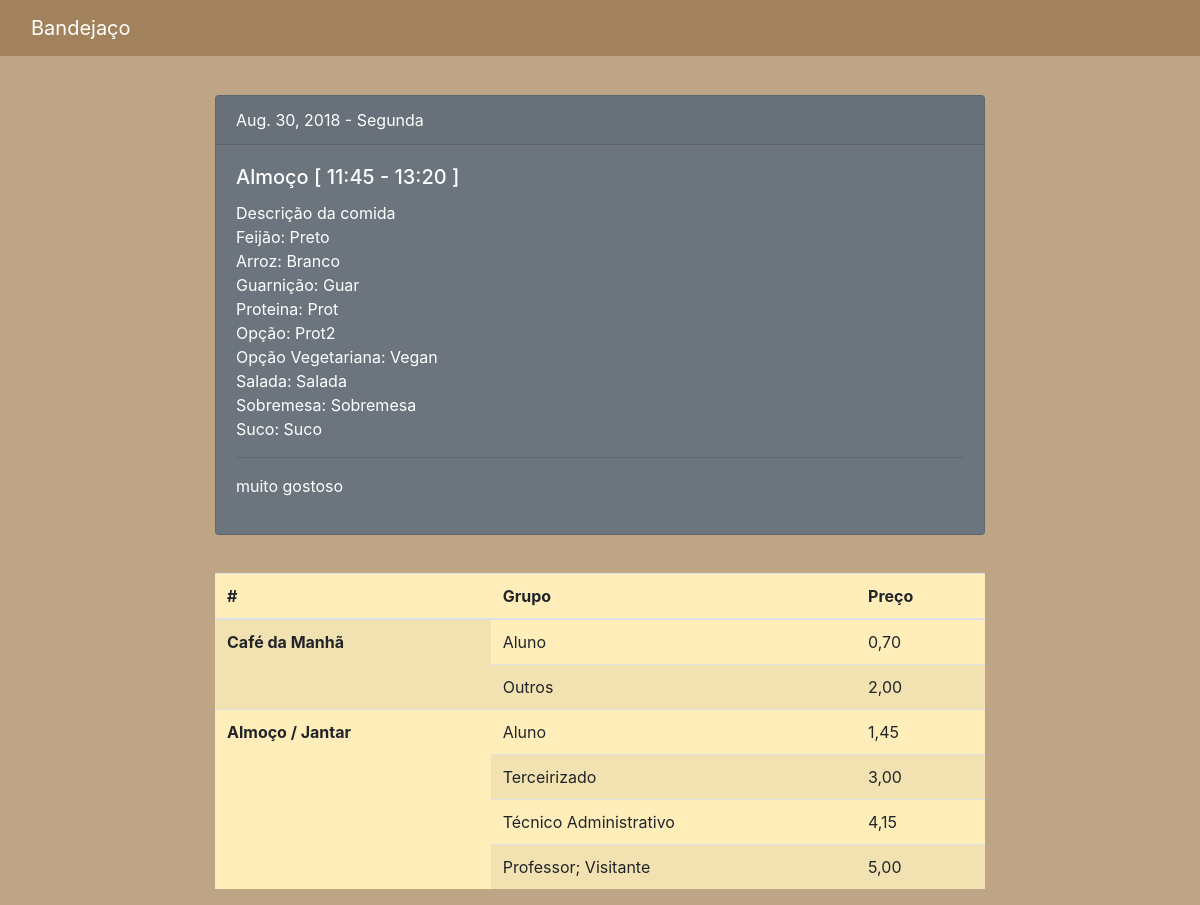
Screenshot of /bandejao/ with the database file from the repository.
### bandejao/models.py (models this page shows)
class Refeicao(models.Model):
	arroz = models.CharField(max_length=20)
	feijao = models.CharField(max_length=20)
	guarnicao = models.CharField(max_length=40)
	proteina = models.CharField(max_length=20)
	proteina2 = models.CharField(max_length=20)
	opcaoVegetariana = models.CharField(max_length=20)
	salada = models.CharField(max_length=20)
	sobremesa = models.CharField(max_length=20)
	suco = models.CharField(max_length=20)
	data = models.DateField('dataRefeicao', auto_now_add = False)
	diaDaSemana = models.CharField(max_length=20)
	horario = models.OneToOneField(Horarios, on_delete=models.CASCADE, null=True)
	aviso = models.CharField(max_length=140)

class Horarios(models.Model):
	nomeHorario = models.CharField(max_length=20)
	horarioInicio = models.CharField(max_length=20)

### bandejao/views.py (the view)
def index(request):
    latestRefeicao = Refeicao.objects.order_by('data')[:1]
    context = { 'latestRefeicao': latestRefeicao[0] }
    return render(request, 'bandejao/index.html', context)

### bandejao/templates/bandejao/index.html (shortened to what this page needs)
<html>
    <head>
        <link rel="stylesheet" href="https://stackpath.bootstrapcdn.com/bootstrap/4.1.3/css/bootstrap.min.css">
    </head>
    <body >
        <div class="container-fluid">
            <div class="row">
                <div class="col-12" style="min-height:10%;max-height:10%;background-color:#A2825C">
                    <nav class="navbar navbar-expand-lg navbar-dark" style="background-color:#A2825C">
                        <a class="navbar-brand" href="#">Bandejaço</a>
                    </nav>
                </div>
            </div>
            <div class="row" style="background-color:#BEA586">
                <div class="col-2" style="min-height:90%">
                </div>
                <div class="col-8" style="min-height:90%;">
                    {% if latestRefeicao %}
                    <div class="card text-white bg-secondary mb-3" style="min-width: 100%;margin-top: 5%">
                        <div class="card-header">{{latestRefeicao.data}} - {{latestRefeicao.diaDaSemana}}</div>
                        <div class="card-body">
                            <h5 class="card-title">{{latestRefeicao.horario.nomeHorario}} [ {{latestRefeicao.horario.horarioInicio}} ]</h5>
                            <p class="card-text">
                                Descrição da comida<br/>
                                Feijão: {{latestRefeicao.feijao}}<br/>
                                Arroz: {{latestRefeicao.arroz}}<br/>
                                Guarnição: {{latestRefeicao.guarnicao}}<br/>
                                Proteina: {{latestRefeicao.proteina}}<br/>
                                Opção: {{latestRefeicao.proteina2}}<br/>
                                Opção Vegetariana: {{latestRefeicao.opcaoVegetariana}}<br/>
                                Salada: {{latestRefeicao.salada}}<br/>
                                Sobremesa: {{latestRefeicao.sobremesa}}<br/>
                                Suco: {{latestRefeicao.suco}}<br/>
                                {% if latestRefeicao.aviso %}
                                    <hr>
                                    {{latestRefeicao.aviso}}
                                {% else %}
                                    <br/>
                                {% endif %}
                            </p>
                        </div>
                    </div>
                    {% else %}
                        <p> Sem refeicao </p>
                    {% endif %}
                    <table class="table table-striped table-warning" style="margin-top: 5%">
                        <thead>
                            <tr>
                                <th scope="col">#</th>
                                <th scope="col">Grupo</th>
                                <th scope="col">Preço</th>
                            </tr>
                        </thead>
                        <tbody>
                            <tr>
                                <th scope="row" rowspan="3">Café da Manhã </th>
                                <tr>
                                    <td>Aluno </td>
                                    <td>0,70</td>
                                </tr>
                                <td>Outros</td>
                                <td>2,00</td>
                            </tr>
                            <tr>
                                <th scope="row" rowspan="5">Almoço / Jantar</th>
                                <td>Aluno</td>
                                <td>1,45</td>
                                <tr>
                                    <td>Terceirizado</td>
                                    <td>3,00</td>
                                </tr>
                                <tr>
                                    <td>Técnico Administrativo </td>
                                    <td>4,15</td>
                                </tr>
                                <tr>
                                    <td>Professor; Visitante </td>
                                    <td>5,00</td>
                                </tr>
                            </tr>
                        </tbody>
                    </table>
                </div>
                <div class="col-2" style="min-height:90%">
                </div>
            </div>
        </div>
    </body>
</html>

### rows the page displays
Refeicao: data "Aug. 30, 2018", diaDaSemana "Segunda", horario.nomeHorario "Almoço", horario.horarioInicio "11:45 - 13:20", feijao "Preto", arroz "Branco", guarnicao "Guar", proteina "Prot", proteina2 "Prot2", opcaoVegetariana "Vegan", salada "Salada", sobremesa "Sobremesa", suco "Suco", aviso "muito gostoso"
